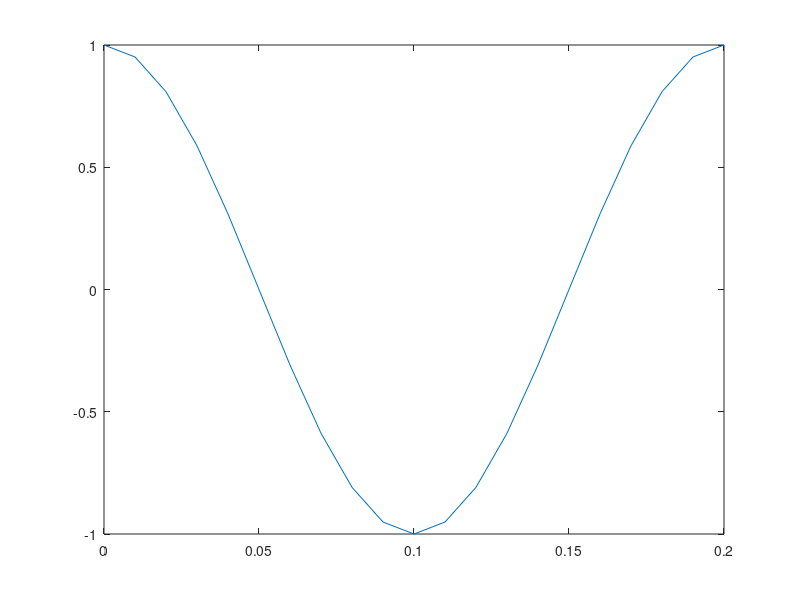

The MATLAB script that drew this image:
T = 1/5; %periodo
f = 5;%frequencia
Ta = 0.01; %intervalo de tempo entre cada amostra
t = 0:Ta:T; %intervalo de amostragem

y = sin(10*pi()*t + pi()/2)

plot(t,y)